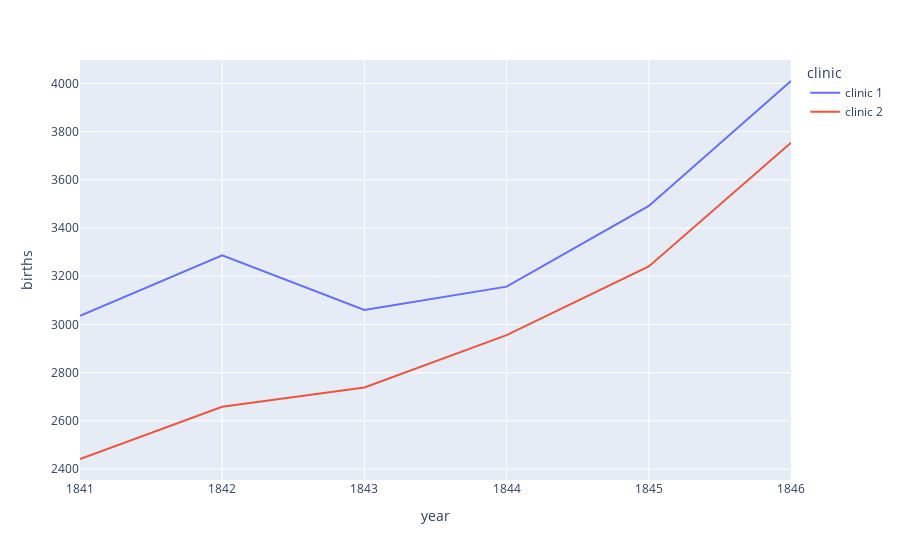

The code cell stored with this chart in its notebook:
### Markdown cell above
# The Yearly Data Split by Clinic

Now let's look at the annual data instead. 

**Challenge**: Use plotly to create line charts of the births and deaths of the two different clinics at the Vienna General Hospital. 
* Which clinic is bigger or more busy judging by the number of births?
* Has the hospital had more patients over time? 
* What was the highest number of deaths recorded in clinic 1 and clinic 2?

### Code cell
px.line(df_yearly, x="year", y="births", color="clinic")

### Figure 1 — Plotly figure (JSON) as saved in the notebook; plotly's stock layout.template omitted (floating-point values rounded to 4 significant figures)
{"data": [{"hovertemplate": "clinic=clinic 1<br>year=%{x}<br>births=%{y}<extra></extra>", "legendgroup": "clinic 1", "line": {"color": "#636efa", "dash": "solid"}, "marker": {"symbol": "circle"}, "mode": "lines", "name": "clinic 1", "orientation": "v", "showlegend": true, "type": "scatter", "x": [1841, 1842, 1843, 1844, 1845, 1846], "xaxis": "x", "y": [3036, 3287, 3060, 3157, 3492, 4010], "yaxis": "y"}, {"hovertemplate": "clinic=clinic 2<br>year=%{x}<br>births=%{y}<extra></extra>", "legendgroup": "clinic 2", "line": {"color": "#EF553B", "dash": "solid"}, "marker": {"symbol": "circle"}, "mode": "lines", "name": "clinic 2", "orientation": "v", "showlegend": true, "type": "scatter", "x": [1841, 1842, 1843, 1844, 1845, 1846], "xaxis": "x", "y": [2442, 2659, 2739, 2956, 3241, 3754], "yaxis": "y"}], "layout": {"legend": {"title": {"text": "clinic"}, "tracegroupgap": 0}, "margin": {"t": 60}, "xaxis": {"anchor": "y", "domain": [0, 1], "title": {"text": "year"}}, "yaxis": {"anchor": "x", "domain": [0, 1], "title": {"text": "births"}}}}
